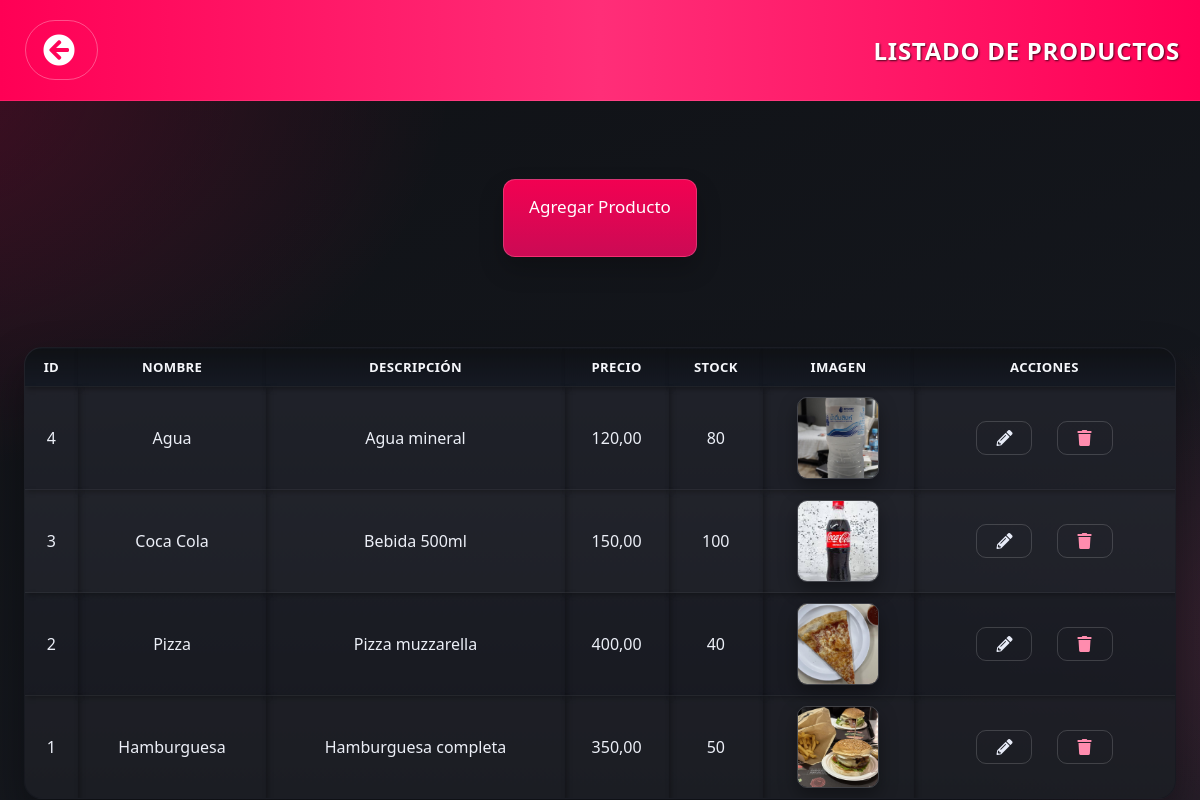
Page /MVCsix1.0/index.php (signed in) on the committed database.
### tables this page shows
CREATE TABLE productos (
    id_producto INT AUTO_INCREMENT PRIMARY KEY,
    nombre VARCHAR(100) NOT NULL,
    descripcion TEXT,
    precio DECIMAL(10,2) NOT NULL,
    stock INT NOT NULL DEFAULT 0,
    img VARCHAR(255),
    id_categoria INT,
    estado ENUM('Activo','Inactivo') NOT NULL DEFAULT 'Activo',
    creado_en TIMESTAMP NOT NULL DEFAULT CURRENT_TIMESTAMP,
    actualizado_en TIMESTAMP NOT NULL DEFAULT CURRENT_TIMESTAMP ON UPDATE CURRENT_TIMESTAMP,
    CONSTRAINT fk_productos_categoria FOREIGN KEY (id_categoria) REFERENCES categorias(id_categoria)
        ON DELETE SET NULL ON UPDATE CASCADE,
    CONSTRAINT chk_productos_precio CHECK (precio > 0),
    CONSTRAINT chk_productos_stock CHECK (stock >= 0),
    INDEX idx_productos_estado (estado),
    INDEX idx_productos_id_categoria (id_categoria)
);

### src/Support/Autoload.php (called while the page is built, shortened)
<?php
spl_autoload_register(function ($class) {
    $prefix = 'App\\';
    $relative = substr($class, strlen($prefix));
    $path = __DIR__ . '/../' . str_replace('\\', '/', $relative) . '.php';
});

### src/Support/Database.php (called while the page is built, shortened)
<?php
class Database
{
    private static $connection = null;
    public static function config(array $overrides = array())
    {
        $config = array(
            'host' => getenv('APP_DB_HOST') ?: 'localhost',
            'user' => getenv('APP_DB_USER') ?: 'root',
            'password' => getenv('APP_DB_PASSWORD') ?: '',
            'database' => getenv('APP_DB_NAME') ?: 'ProyectoMagnus',
            'charset' => getenv('APP_DB_CHARSET') ?: 'utf8mb4',
        );
        return $config;
    }
    public static function connect(array $overrides = array())
    {
        if (self::$connection === null) {
            self::$connection = self::createConnection($overrides);
        }
        return self::$connection;
    }
    private static function createConnection(array $overrides)
    {
        $config = self::config($overrides);
        $connection = mysqli_connect(
            (string) $config['host'],
            (string) $config['user'],
            (string) $config['password'],
            (string) $config['database']
        );
        if ($connection && !empty($config['charset'])) {
            mysqli_set_charset($connection, (string) $config['charset']);
        }
        return $connection;
    }
}

### MVCsix1.0/InterfazProducto.php (called while the page is built, shortened)
<?php
require_once "Producto.php";
function resolverImagenProducto($nombreProducto, $rutaImagen)
{
    $ruta = trim((string) $rutaImagen);
    $nombre = mb_strtolower((string) $nombreProducto, 'UTF-8');
    $imagenesEspecificas = array(
        'hamburguesa bacon' => 'files/ham2.png',
        'cheeseburger' => 'files/ham5.png',
        'hamburguesa' => 'img/default_hamburguesa_hq.jpg',
        'pizza' => 'img/default_pizza_hq.jpg',
        'coca cola' => 'img/coca-orig.jpeg',
        'coca' => 'img/coca-orig.jpeg',
        'cola' => 'img/coca-orig.jpeg',
        'agua' => 'img/agua_hq.jpg',
        'nuggets' => 'img/nuggets_pollo_real.jpg',
        'jugo de naranja' => 'img/jugo_naranja_real.jpg',
        'jugo' => 'img/jugo_naranja_real.jpg',
        'papas fritas' => 'files/papas.png',
        'papas' => 'files/papas.png',
        'helado vainilla' => 'files/Helado.jpg',
        'helado' => 'files/Helado.jpg'
    );
    foreach ($imagenesEspecificas as $keyword => $rutaEspecifica) {
        if (mb_strpos($nombre, $keyword) !== false && is_file(__DIR__ . '/' . $rutaEspecifica)) {
            return $rutaEspecifica;
        }
    }
    $categoriaDefault = 'img/default_comida_hq.jpg';
    return $categoriaDefault;
}
function ListarProductos()
{
    $producto = new Producto();
    $lista = $producto->ListarProductos();
    $resultado = array();
    foreach ($lista as $fila) {
        $nombre = $fila['nombre'] ?? '';
        $imgOriginal = $fila['img'] ?? '';
        $imgResuelta = resolverImagenProducto($nombre, $imgOriginal);
        $resultado[] = array(
            'IDProducto' => (int) ($fila['id_producto'] ?? 0),
            'Nombre' => $nombre,
            'Descripcion' => $fila['descripcion'] ?? '',
            'Precio' => (float) ($fila['precio'] ?? 0),
            'Stock' => (int) ($fila['stock'] ?? 0),
            'Img' => $imgOriginal,
            'ImgResolved' => $imgResuelta
        );
    }
    return json_encode($resultado, JSON_UNESCAPED_UNICODE);
}

### MVCsix1.0/Producto.php (called while the page is built, shortened)
<?php
class Producto
{
    private $servicio;
    public function __construct()
    {
        $this->servicio = new App\Services\ProductoService();
    }
    public function ListarProductos()
    {
        return $this->all();
    }
    public function all()
    {
        return $this->servicio->listar();
    }
}

### src/Services/ProductoService.php (called while the page is built, shortened)
<?php
class ProductoService
{
    private $repositorio;
    public function __construct(ProductoRepository $repositorio = null)
    {
        $this->repositorio = $repositorio ?: new ProductoRepository();
    }
    public function listar() { return $this->repositorio->listar(); }
}

### src/Repositories/ProductoRepository.php (called while the page is built, shortened)
<?php
class ProductoRepository
{
    private $connection;
    public function __construct($connection = null)
    {
        $this->connection = $connection ?: Database::connect();
    }
    public function listar()
    {
        $result = mysqli_query($this->connection, 'SELECT id_producto, nombre, descripcion, precio, stock, img, id_categoria, estado FROM productos ORDER BY id_producto DESC');
        return $result ? mysqli_fetch_all($result, MYSQLI_ASSOC) : array();
    }
}

### src/Support/Auth.php (called while the page is built, shortened)
<?php
class Auth
{
    public static function startSession()
    {
        $now = time();
        $timeout = 7200;
    }
    private static function guardAgainstHijacking()
    {
        $huella = hash('sha256', isset($_SERVER['HTTP_USER_AGENT']) ? $_SERVER['HTTP_USER_AGENT'] : '');
        if (!isset($_SESSION['_fingerprint'])) {
            return;
        }
    }
}

### src/Support/Csrf.php (called while the page is built, shortened)
<?php
class Csrf
{
    public static function token()
    {
        return $_SESSION[self::SESSION_KEY];
    }
}

### MVCsix1.0/index.php (the view, shortened to what this page needs)
<?php
require_once "InterfazProducto.php";
$indexCssVersion = @filemtime(__DIR__ . '/../estilos/index.css') ?: time();
function h($value)
{
    return htmlspecialchars((string) $value, ENT_QUOTES, 'UTF-8');
}
$productos = json_decode(ListarProductos(), true);
?>
<!DOCTYPE html>
<html lang="en">
<head>
<link rel="stylesheet" type="text/css" href="../estilos/index.css?v=<?php echo $indexCssVersion; ?>">
<link rel="stylesheet" href="https://cdnjs.cloudflare.com/ajax/libs/font-awesome/5.15.3/css/all.min.css">
<link rel="stylesheet" href="https://cdn.datatables.net/1.13.7/css/jquery.dataTables.min.css">
</head>
<body>
<header>
<a class="Atras" href="../Principal.php">
  <i class="fas fa-arrow-circle-left" style="margin-left: 5px;"></i>
</a>
<h2>Listado de Productos</h2>
</header>
<div class="botones-container">
  <div class="bot">
    <a href="create.php" class="boton">Agregar Producto</a>
  </div>
</div>
<div class="contenido">
  <div class="lista-centrada">
    <table class="tabla-decent">
      <thead>
        <tr>
          <th class="encabezado">ID</th>
          <th class="encabezado">Nombre</th>
          <th class="encabezado">Descripción</th>
          <th class="encabezado">Precio</th>
          <th class="encabezado">Stock</th>
          <th class="encabezado">Imagen</th>
          <th class="encabezado">Acciones</th>
        </tr>
      </thead>
      <tbody>
      <?php if (!empty($productos)) { ?>
        <?php foreach ($productos as $fila) { ?>
        <?php
          $id = (int) ($fila['IDProducto'] ?? $fila['id_producto'] ?? 0);
          $nombre = $fila['Nombre'] ?? $fila['nombre'] ?? '';
          $descripcion = $fila['Descripcion'] ?? $fila['descripcion'] ?? '';
          $precio = (float) ($fila['Precio'] ?? $fila['precio'] ?? 0);
          $stock = (int) ($fila['Stock'] ?? $fila['stock'] ?? 0);
          $imgUrl = $fila['ImgResolved'] ?? resolverRutaImagen($fila['Img'] ?? $fila['img'] ?? '', $nombre);
        ?>
        <tr>
          <td><?php echo h($id); ?></td>
          <td><?php echo h($nombre); ?></td>
          <td><?php echo h($descripcion); ?></td>
          <td><?php echo number_format($precio, 2, ',', '.'); ?></td>
          <td><?php echo h($stock); ?></td>
          <td>
            <?php if (!empty($imgUrl)) { ?>
              <img class="product-thumb" src="<?php echo h($imgUrl); ?>" alt="<?php echo h($nombre); ?>">
            <?php } else { ?>
              <span class="no-image">Sin imagen</span>
            <?php } ?>
          </td>
          <td>
            <a href="update.php?ID=<?php echo h($id); ?>" class="edit" title="Editar"><i class="fas fa-pencil-alt"></i></a>
            <a href="delete.php?ID=<?php echo h($id); ?>&_csrf=<?php echo h(App\Support\Csrf::token()); ?>" class="delete" title="Eliminar" onclick="return confirm('¿Eliminar este producto?');"><i class="fas fa-trash"></i></a>
          </td>
        </tr>
        <?php } ?>
      <?php } else { ?>
        <tr>
          <td colspan="7" style="text-align:center; padding:20px;">No hay productos cargados.</td>
        </tr>
      <?php } ?>
      </tbody>
    </table>
  </div>
</div>
</body>
</html>

### rows in the picture
productos: id_producto "4", nombre "Agua", descripcion "Agua mineral", precio "120,00", stock "80", shows a picture
productos: id_producto "3", nombre "Coca Cola", descripcion "Bebida 500ml", precio "150,00", stock "100", shows a picture
productos: id_producto "2", nombre "Pizza", descripcion "Pizza muzzarella", precio "400,00", stock "40", shows a picture
productos: id_producto "1", nombre "Hamburguesa", descripcion "Hamburguesa completa", precio "350,00", stock "50", shows a picture
